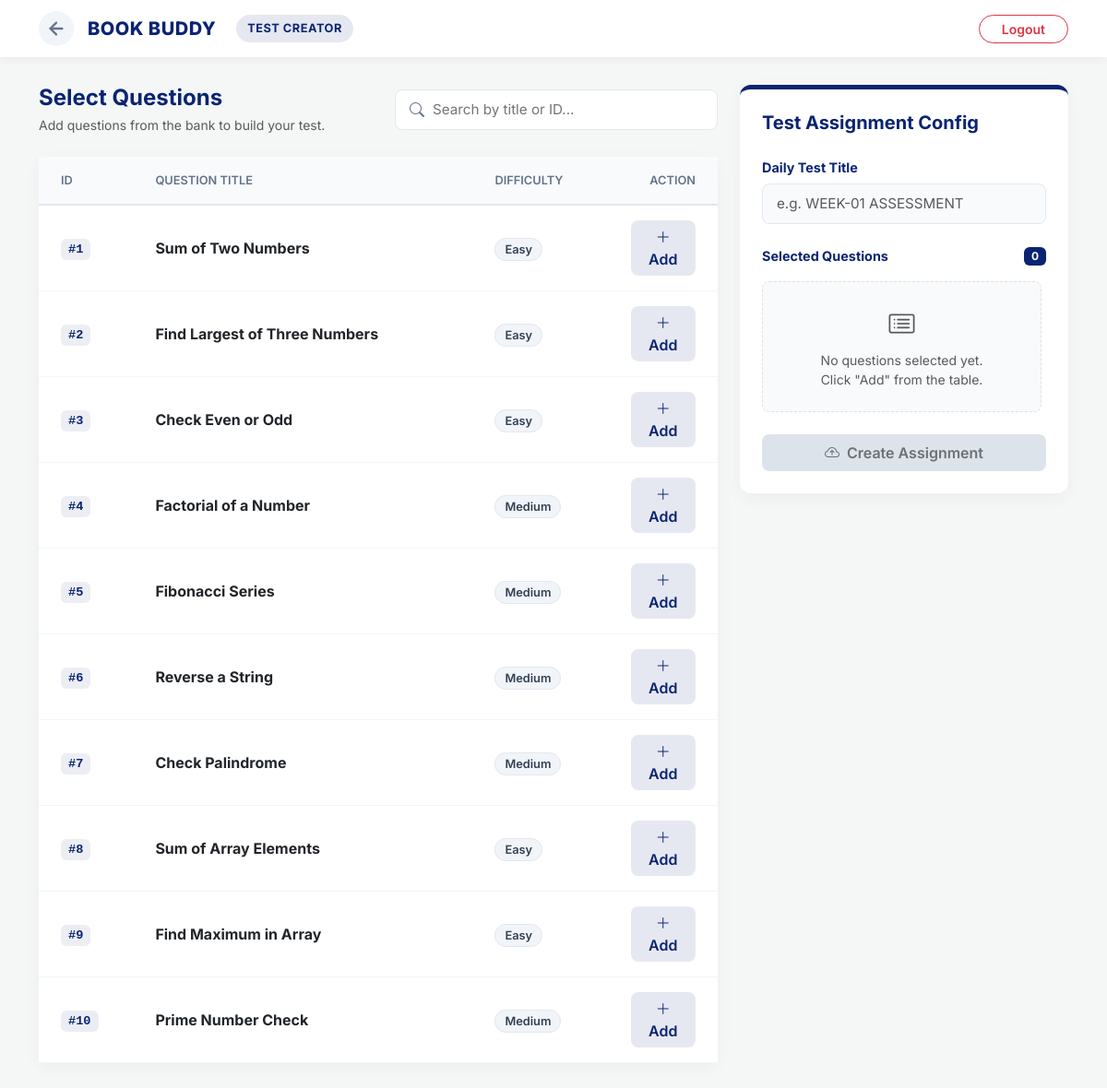
Before: /create_test with the older database file.
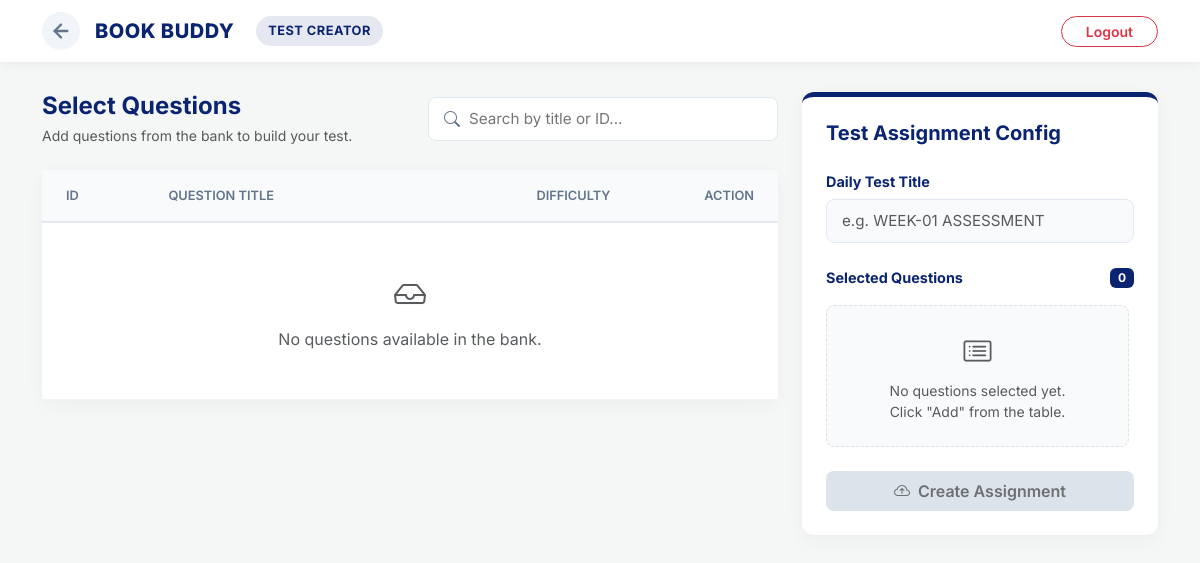
After: the same page with the newer database file.
### app.py (models this page shows)
class Question(db.Model):
    id = db.Column(db.Integer, primary_key=True)
    question_id = db.Column(db.String(20))
    title = db.Column(db.String(200))
    description = db.Column(db.Text)
    input_format = db.Column(db.Text)
    output_format = db.Column(db.Text)
    constraints = db.Column(db.Text)
    explanation = db.Column(db.Text)
    difficulty = db.Column(db.String(20))
    test_cases = db.relationship('TestCase', backref='question', lazy=True, cascade='all, delete-orphan')

### app.py (the view)
@app.route('/create_test', methods=['GET', 'POST'])
def create_test():
    return render_template('create_test.html', questions=Question.query.all(), tests=Testmaintain.query.all())

### app.py (called while the page is built)
@app.context_processor
def inject_now():
    return {'now': datetime.now()}

### templates/create_test.html (shortened to what the changed rows need)
<!DOCTYPE html>
<html lang="en">
<head>
    <link href="https://cdn.jsdelivr.net/npm/bootstrap@5.3.0/dist/css/bootstrap.min.css" rel="stylesheet">
    <link rel="stylesheet" href="https://cdn.jsdelivr.net/npm/bootstrap-icons@1.11.1/font/bootstrap-icons.css">
</head>
<body>
    <nav class="navbar sticky-top">
        <div class="container d-flex justify-content-between align-items-center">
            <div class="d-flex align-items-center">
                <a class="brand-wrapper" href="/admin">
                    <h2 class="brand-name d-none d-sm-block">BOOK BUDDY</h2>
                </a>
            </div>
        </div>
    </nav>
    <main class="container">
        <div class="row g-4">
            <div class="col-lg-8">
                <div class="d-flex flex-column flex-md-row justify-content-between align-items-md-center mb-4 gap-3">
                    <div>
                        <h2 class="h4 mb-1 fw-bold" style="color: var(--brand-navy);">Select Questions</h2>
                    </div>
                </div>
                <div class="card">
                    <div class="table-responsive">
                        <table id="question_table" class="table align-middle mb-0">
                            <thead>
                                <tr>
                                    <th class="ps-4" style="width: 15%;">ID</th>
                                    <th style="width: 50%;">Question Title</th>
                                    <th style="width: 20%;">Difficulty</th>
                                    <th class="text-end pe-4" style="width: 15%;">Action</th>
                                </tr>
                            </thead>
                            <tbody>
                                {% for q in questions %}
                                <tr>
                                    <td class="ps-4">
                                        <span class="ref-tag">#{{ q.id }}</span>
                                    </td>
                                    <td>
                                        <span class="fw-bold text-dark">{{ q.title }}</span>
                                    </td>
                                    <td>
                                        <span class="diff-badge">{{ q.difficulty|default('Easy') }}</span>
                                    </td>
                                    <td class="text-end pe-4">
                                        <button class="btn-add" onclick="addToQueue('{{ q.id }}', '{{ q.title|replace('\'', '\\\'') }}')" title="Add to Test">
                                            <i class="bi bi-plus-lg"></i> Add
                                        </button>
                                    </td>
                                </tr>
                                {% else %}
                                <tr>
                                    <td colspan="4" class="text-center py-5 text-muted">
                                        <i class="bi bi-inbox fs-2 mb-2 d-block"></i>
                                        No questions available in the bank.
                                    </td>
                                </tr>
                                {% endfor %}
                            </tbody>
                        </table>
                    </div>
                </div>
            </div>
        </div>
    </main>
</body>
</html>

Changed rows visible on the page:
removed Question: id "1", title "Sum of Two Numbers", difficulty "Easy"
removed Question: id "2", title "Find Largest of Three Numbers", difficulty "Easy"
removed Question: id "3", title "Check Even or Odd", difficulty "Easy"
removed Question: id "4", title "Factorial of a Number", difficulty "Medium"
removed Question: id "5", title "Fibonacci Series", difficulty "Medium"
removed Question: id "6", title "Reverse a String", difficulty "Medium"
removed Question: id "7", title "Check Palindrome", difficulty "Medium"
removed Question: id "8", title "Sum of Array Elements", difficulty "Easy"
removed Question: id "9", title "Find Maximum in Array", difficulty "Easy"
removed Question: id "10", title "Prime Number Check", difficulty "Medium"
Other visible differences:
text now shown: "No questions available in the bank."
